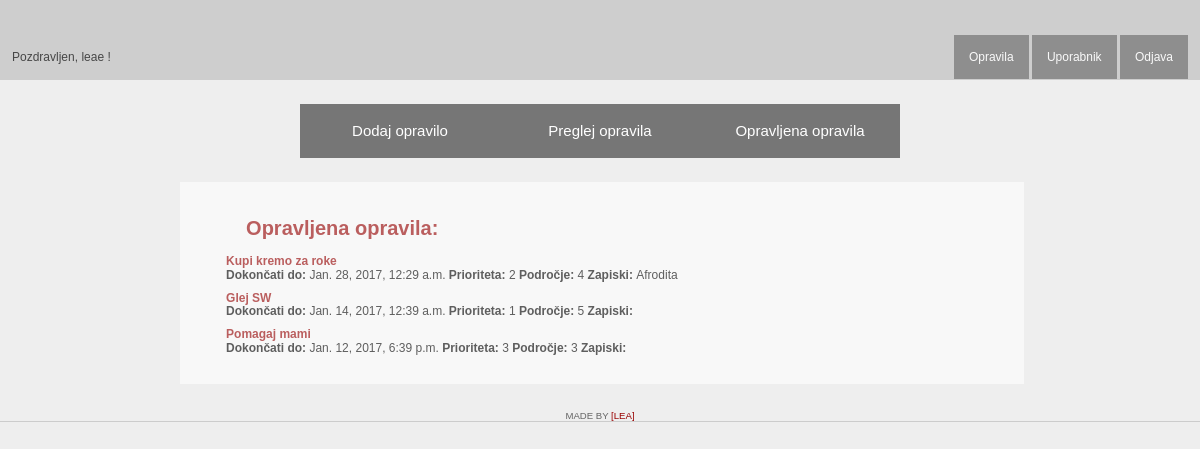
The app's page /opravljenaOpravila/ (signed in), older data.
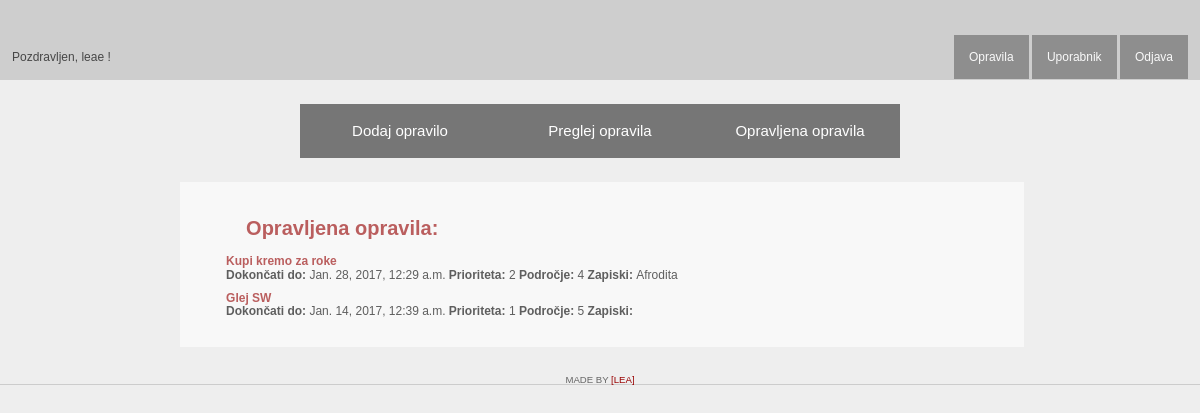
The same page, newer data.
### toDo/models.py (models this page shows, shortened)
class Opravilo(models.Model):
	uporabnik = models.ForeignKey(User, on_delete=models.CASCADE)
	ime = models.CharField(max_length=200)
	dueDate = models.DateTimeField(default=datetime.datetime.now)
	prioriteta = models.CharField(max_length=1,choices=PRIORITETA, default=1)
	podrocje = models.CharField(max_length=1, choices=PODROCJE, default=1)
	zapiski = models.CharField(max_length=400, blank = True)
	opravljen = models.BooleanField(default=False)

### toDo/views.py (the view)
# urls.py: url(r'opravljenaOpravila/', views.opravljena_opravila, name ='opravljena_opravila'),
def opravljena_opravila(request):
	if request.user.is_authenticated():
		vsa_opravila = Opravilo.objects.filter(uporabnik=request.user)
		context = {'vsa_opravila': vsa_opravila}
	else:
		context = {'title': "Vpiši se"}
	return render(request, 'toDo/opravljena_opravila.html', context)

### toDo/templates/toDo/opravljena_opravila.html (shortened to what this page needs)
<!DOCTYPE html>
<html lang="en">
<head>
    {% load staticfiles %}
    <link rel="stylesheet" href="{% static 'toDo/css/opravila.css' %}" type="text/css" />
</head>
<body>
	<div id="page">
        <div id="wrap">
            <div id="logo">
                {% if user.is_authenticated %}
					Pozdravljen, {{user}} !
				{%endif%}
            </div>
            <div id="navBar">
                <ul>
                    <li><a href="{% url 'preglej_opravila'%}">Opravila</a></li>
                    <li><a href="{% url 'uporabnik'%}">Uporabnik</a></li>
                    <li><a href="{% url 'index' %}">Odjava</a></li>
                </ul>
            </div>
        </div>
		<div id="navPoOpravilih">
                <ul>
                    <li><a href="{% url 'dodaj_opravilo'%}">Dodaj opravilo</a></li>
                    <li><a href="{% url 'preglej_opravila'%}">Preglej opravila</a></li>
                    <li><a href="{% url 'opravljena_opravila'%}">Opravljena opravila</a></li>
                </ul>
            </div>
        <div class="containerReg">
			<div id="MyTODOlist">
                <h2>Opravljena opravila:</h2>
				<form method='POST' action="{% url 'dodaj_opravilo'%}">{% csrf_token %}
					{%if vsa_opravila%}
					<ul>
						{%for Opravilo in vsa_opravila%}
							{%if Opravilo.opravljen == True %}
						<li><a><b>{{Opravilo.ime}}</b></a><br>
						<p><b>Dokončati do: </b> {{Opravilo.dueDate}} <b>Prioriteta: </b> {{Opravilo.prioriteta}} <b>Področje: </b> {{Opravilo.podrocje}} <b>Zapiski: </b> {{Opravilo.zapiski}}
						<p></li>
							{%endif%}
						{%endfor%}
					</ul>
					{%else%}
						<h3>V seznamu ni opravil.</h3>
					{%endif%}
				</form>
			</div>
		</div>
		<div id="footer">
			<p>
				Made by <a href="/" target="_blank">[Lea]</a>
			</p>
		</div>
	</div>
</body>
</html>

Row changes from the older to the newer data that the page shows:
removed Opravilo: ime "Pomagaj mami", dueDate "Jan. 12, 2017, 6:39 p.m.", prioriteta "3", podrocje "3"
